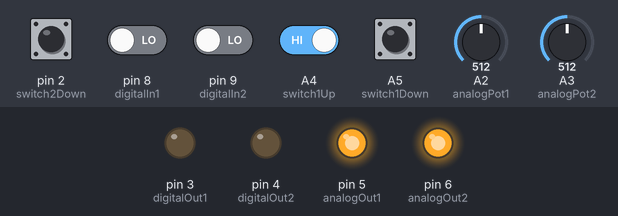
This sketch was run on a simulated Arduino Uno, built with avr-gcc and run on an emulated ATmega328P. Parts: output pins drawn as LEDs (lit = HIGH). Dashed ring = blinking. The test bench sets the inputs (shaded band); at power-on: A4 (switch1Up), A5 (switch1Down), pin 2 (switch2Down) HIGH, pin 8 (digitalIn1), pin 9 (digitalIn2) LOW, A2 (analogPot1) = 512, A3 (analogPot2) = 512.

Above: at 1.2 s.
1.3 s: pin 2 (switch2Down) pulled LOW for 3.2 s
At 4.8 s:
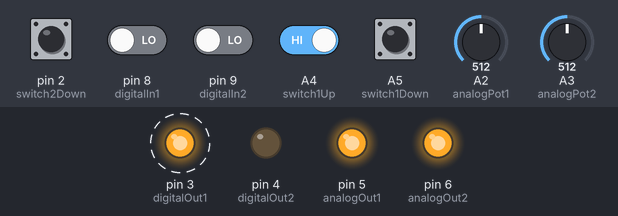
6.0 s: pin 8 (digitalIn1) driven HIGH
At 7.0 s:
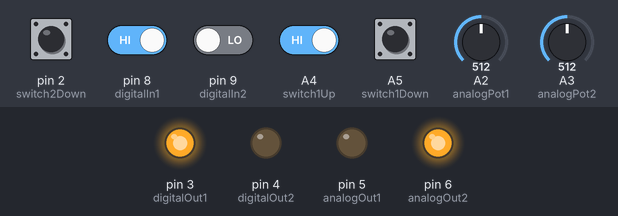
7.5 s: pin 2 (switch2Down) pulled LOW for 0.15 s
At 8.2 s:
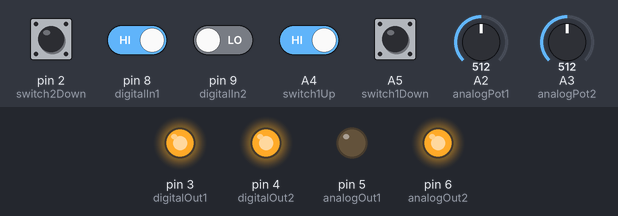
9.1 s: pin 2 (switch2Down) pulled LOW for 1 s
At 9.4 s:
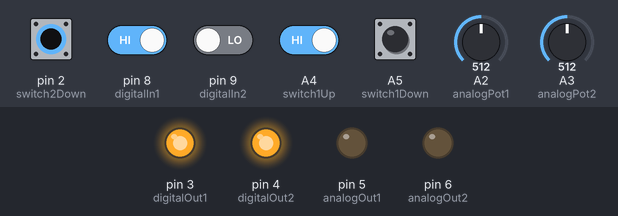
11.6 s: pin 2 (switch2Down) driven LOW and A4 (switch1Up) driven LOW
At 12.9 s:
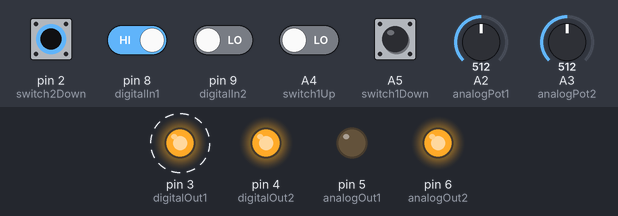
14.6 s: A4 (switch1Up) driven HIGH
At 16.1 s:
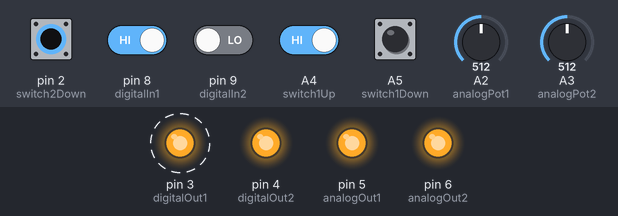
Timing chart, 0 to 33.5 s (numbered marks = the images above; inputs shaded):
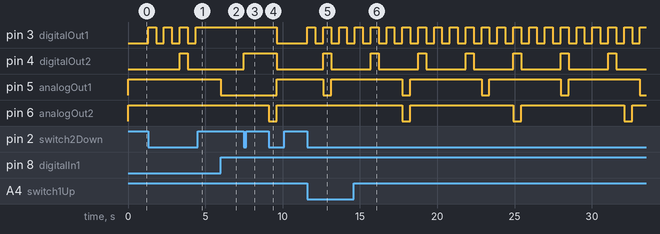

The sketch:

clock-source-divider.ino
```cpp
#include <elapsedMillis.h>

const int analogIn1   = A0;
const int analogIn2   = A1;
const int analogPot1  = A2;
const int analogPot2  = A3;
const int analogOut1  = 5;
const int analogOut2  = 6;
const int digitalIn1  = 8;
const int digitalIn2  = 9;
const int digitalOut1 = 3;
const int digitalOut2 = 4;
const int switch1Up   = A4;
const int switch1Down = A5;
const int switch2Up   = 7;
const int switch2Down = 2;

bool gate, resetHigh;
unsigned char in, resetIn;

int divider1, counter1;
int divider2, counter2;
int divider3, counter3;
int divider4, counter4;

elapsedMillis sinceGateOn;

void setup() {
  pinMode(digitalIn1, INPUT);
  pinMode(digitalIn2, INPUT);
  pinMode(digitalOut1, OUTPUT);
  pinMode(digitalOut2, OUTPUT);
  pinMode(switch1Up, INPUT_PULLUP);
  pinMode(switch1Down, INPUT_PULLUP);
  pinMode(switch2Up, INPUT_PULLUP);
  pinMode(switch2Down, INPUT_PULLUP);

  analogWrite(analogOut1, 255);
  analogWrite(analogOut2, 255);

  gate = false;
  resetHigh = false;

  resetCounters();
  setupDividers();
}

void out1On() { digitalWrite(digitalOut1, HIGH); }
void out1Off() { digitalWrite(digitalOut1, LOW); }
void out2On() { digitalWrite(digitalOut2, HIGH); }
void out2Off() { digitalWrite(digitalOut2, LOW); }
void out3On() { analogWrite(analogOut1, 0); }
void out3Off() { analogWrite(analogOut1, 255); }
void out4On() { analogWrite(analogOut2, 0); }
void out4Off() { analogWrite(analogOut2, 255); }

void allOutputsLow() {
  out1Off();
  out2Off();
  out3Off();
  out4Off();
}

void resetCounters() {
  counter1 = 1; counter2 = 1;
  counter3 = 1; counter4 = 1;
}

void setupDividers() {
  if(digitalRead(switch1Up) == LOW) {
    divider1 = 1;
    divider2 = 2;
    divider3 = 3;
    divider4 = 4;
  } else if (digitalRead(switch1Down) == LOW) {
    divider1 = 1;
    divider2 = 2;
    divider3 = 4;
    divider4 = 8;
  } else {
    divider1 = 1;
    divider2 = 3;
    divider3 = 5;
    divider4 = 7;
  }
}

void divide() {
  if(counter1 >= divider1) {
    out1On();
    counter1 = 0;
  }

  if(counter2 >= divider2) {
    out2On();
    counter2 = 0;
  }

  if(counter3 >= divider3) {
    out3On();
    counter3 = 0;
  }

  if(counter4 >= divider4) {
    out4On();
    counter4 = 0;
  }

  counter1++; counter2++;
  counter3++; counter4++;
}

void clockDivider() {
  in = digitalRead(digitalIn1);
  resetIn = digitalRead(digitalIn2);

  if(resetIn == HIGH && resetHigh == false) {
    resetHigh = true;
    resetCounters();
  }
  if(resetIn == LOW && resetHigh == true) {
    resetHigh = false;
  }

  if(in == HIGH && gate == false) {
    gate = true;
    setupDividers();
    divide();
  } else if (in == LOW && gate == true) {
    gate = false;
    allOutputsLow();
  }
}

void clockSource() {
  unsigned long gateOnDuration = analogRead(analogPot1);
  unsigned long gateOffDuration = analogRead(analogPot2);
  unsigned long fullCycle = gateOnDuration + gateOffDuration;

  resetIn = digitalRead(digitalIn2);

  if(resetIn == HIGH && resetHigh == false) {
    resetHigh = true;
    sinceGateOn = fullCycle;
    resetCounters();
    allOutputsLow();
  }
  if(resetIn == LOW && resetHigh == true) {
    resetHigh = false;
  }

  if(sinceGateOn >= fullCycle) {
    sinceGateOn = 0;
    divide();
  }
  if(sinceGateOn >= gateOnDuration) {
    allOutputsLow();
    setupDividers();
  }
}

void loop() {
  if(digitalRead(switch2Down) == LOW) {
    clockSource();
  } else {
    clockDivider();
  }
}
```

Measured:
- after the input at 1.3 s, pin 3 (digitalOut1): alternates HIGH for 0.51 s and LOW for 0.51 s, 7 changes in all, then stays HIGH, starting at once; pin 4 (digitalOut2): LOW → HIGH after 2.0 s, → LOW 0.51 s later
- after the input at 6.0 s, pin 5 (analogOut1): HIGH → LOW at once
- after the input at 7.5 s, pin 4 (digitalOut2): LOW → HIGH at once
- after the input at 9.1 s, pin 3 (digitalOut1), pin 4 (digitalOut2): HIGH → LOW after 0.51 s; pin 5 (analogOut1): LOW → HIGH after 0.51 s; pin 6 (analogOut2): HIGH → LOW at once, → HIGH 0.51 s later
- after the input at 11.6 s, pin 3 (digitalOut1): alternates HIGH for 0.51 s and LOW for 0.51 s, starting at once; pin 4 (digitalOut2): LOW → HIGH after 1.0 s, → LOW 0.51 s later; pin 5 (analogOut1): HIGH → LOW after 1.0 s, → HIGH 0.51 s later
- after the input at 14.6 s, pin 4 (digitalOut2): alternates HIGH for 0.51 s and LOW for 2.6 s, starting after 1.1 s; pin 5 (analogOut1): alternates HIGH for 4.6 s and LOW for 0.51 s, starting after 3.1 s; pin 6 (analogOut2): alternates HIGH for 6.7 s and LOW for 0.51 s, starting after 3.1 s
